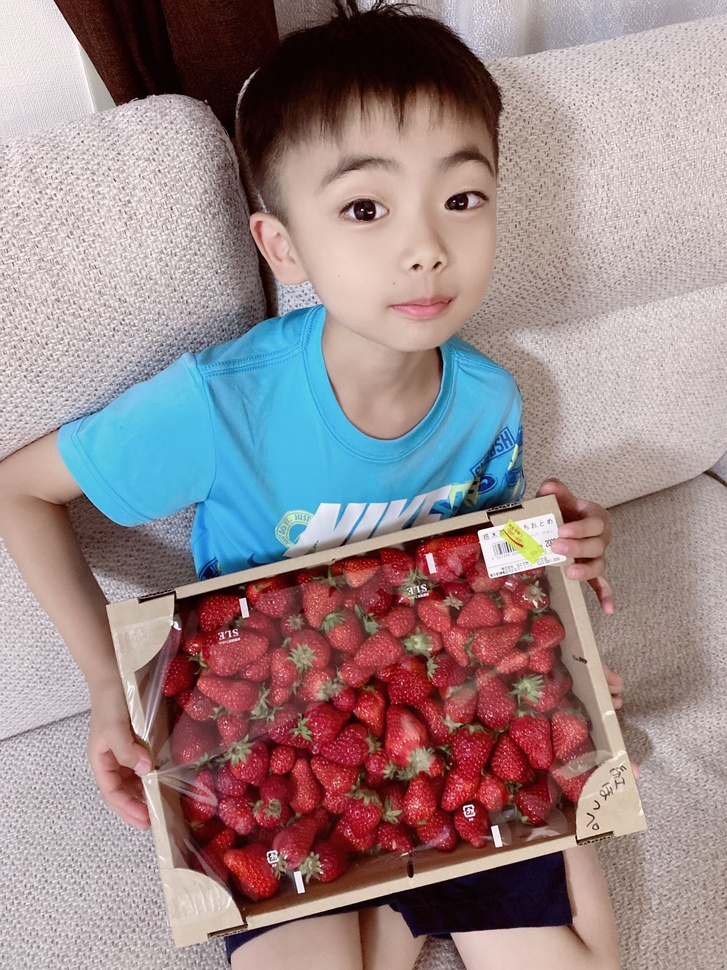
#> input picture data analysis/Machine Leaning/HairColorChange-main/files/1.jpg, 727 x 970 px, shrunk from 1536 x 2048 before the run, found by its file name
$ python run.py
#> lines starting #> are read from the running program, lines starting #| are printed output that depends on the picture; after the words box and inside, x2 and y2 are one past the last pixel; in counts of white or black regions, pixels touching at a corner belong together
import cv2
import numpy as np

def change_hair_color(image_path, new_color):
    # Load the image
    image = cv2.imread(image_path)
#> image is the input picture: shape (970, 727, 3); mean B, G, R 136.3, 134.7, 153

    # Convert the image to HSV color space
    hsv_image = cv2.cvtColor(image, cv2.COLOR_BGR2HSV)
#> hsv_image: shape (970, 727, 3); mean H, S, V 61.5, 85.2, 166.7

    # Define the range of colors for hair
    lower_hair_color = np.array([0, 20, 20])
    upper_hair_color = np.array([20, 255, 255])

    # Mask the hair color
    hair_mask = cv2.inRange(hsv_image, lower_hair_color, upper_hair_color)
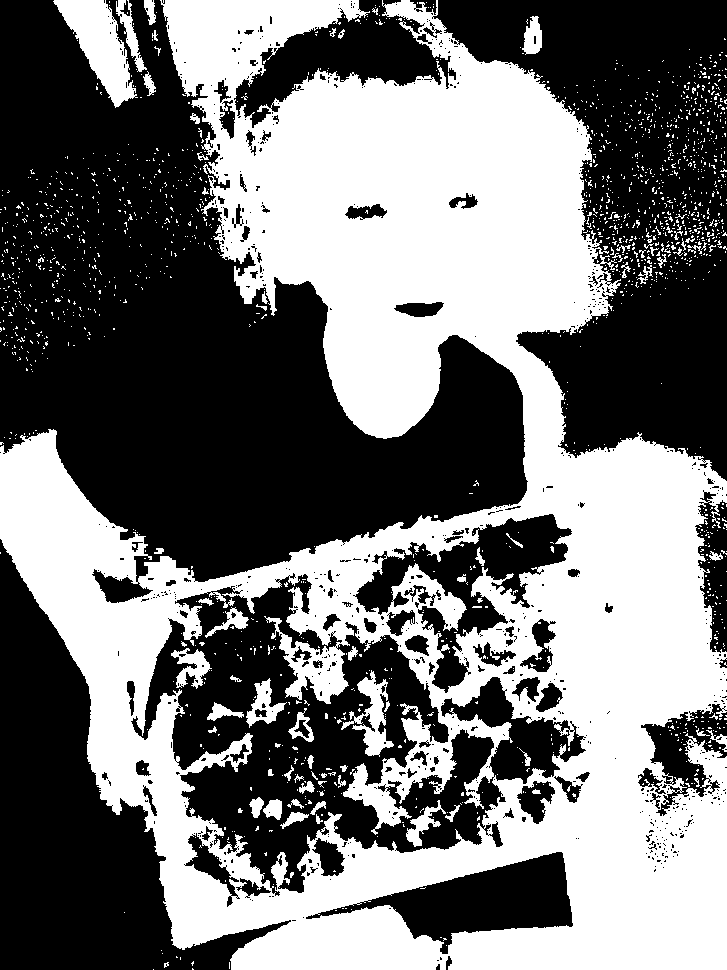
#> hair_mask: shape (970, 727); 45.6% white; 1747 white regions (1677 under 20 px), largest, box (x1, y1, x2, y2) and area: (0, 0, 727, 970) 302336, (53, 0, 138, 108) 4058, (341, 670, 394, 757) 1587

    # Generate a binary mask for hair
    hair_mask = cv2.merge([hair_mask, hair_mask, hair_mask])

    # Replace the hair color with the new color
    new_hair_color = np.array(new_color, dtype=np.uint8)
    new_hair = cv2.bitwise_and(hair_mask, new_hair_color)
#> new_hair: shape (970, 727, 3); every value is 0

    # Replace the original hair with the new hair color
    output = cv2.addWeighted(image, 1.0, new_hair, 1.0, 0.0)

    # Display the output image
    cv2.imshow('Hair Color Change', output)
    cv2.waitKey(0)
    cv2.destroyAllWindows()

# Specify the image file path and the new hair color (B, G, R)
image_path = '/Users/andygu/Desktop/preply_umair/HairColorChange-main/files/1.jpg'
new_color = [0, 0, 0]  # Green color

change_hair_color(image_path, new_color)

$ run again, with data analysis/Machine Leaning/HairColorChange-main/files/2.JPG copied over data analysis/Machine Leaning/HairColorChange-main/files/1.jpg
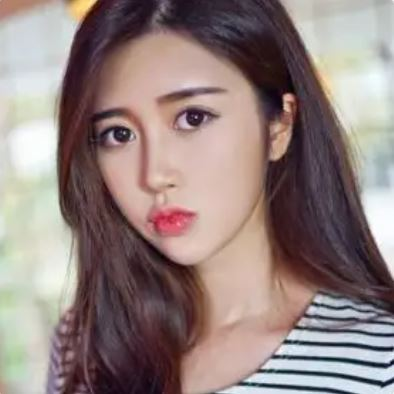
#> input picture data analysis/Machine Leaning/HairColorChange-main/files/2.JPG, 394 x 394 px, found by its file name
#> in change_hair_color, image is the input picture: shape (394, 394, 3); mean B, G, R 127.5, 130.4, 147.3
#> hsv_image: shape (394, 394, 3); mean H, S, V 77.8, 60.3, 150.4
#> in change_hair_color, `hair_mask = cv2.inRange(hsv_image, lower_hair_color, upper_hair_color)`:
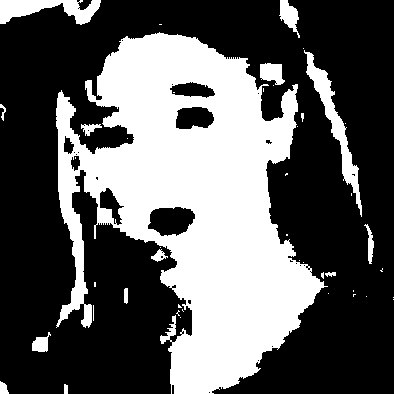
#> hair_mask: shape (394, 394); 36.5% white; 44 white regions (29 under 20 px), largest, box (x1, y1, x2, y2) and area: (56, 32, 328, 394) 51646, (304, 50, 362, 217) 1736, (0, 0, 101, 25) 1405
#> new_hair: shape (394, 394, 3); every value is 0

$ run again, with data analysis/Machine Leaning/HairColorChange-main/files/3.JPG copied over data analysis/Machine Leaning/HairColorChange-main/files/1.jpg
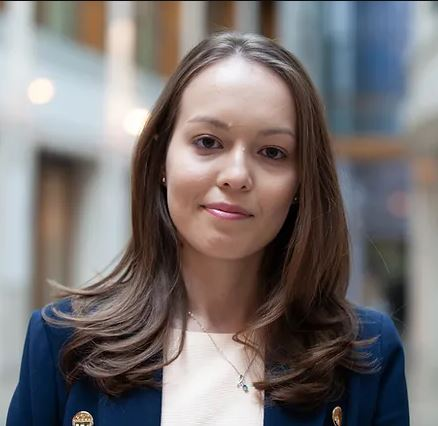
#> input picture data analysis/Machine Leaning/HairColorChange-main/files/3.JPG, 438 x 426 px, found by its file name
#> in change_hair_color, image is the input picture: shape (426, 438, 3); mean B, G, R 113.8, 114.2, 120.2
#> hsv_image: shape (426, 438, 3); mean H, S, V 52, 73.7, 129.9
#> in change_hair_color, `hair_mask = cv2.inRange(hsv_image, lower_hair_color, upper_hair_color)`:
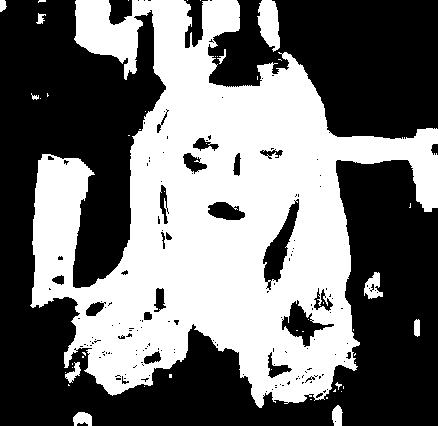
#> hair_mask: shape (426, 438); 44.6% white; 49 white regions (37 under 20 px), largest, box (x1, y1, x2, y2) and area: (30, 0, 438, 408) 81190, (257, 0, 280, 52) 830, (364, 272, 383, 299) 299
#> new_hair: shape (426, 438, 3); every value is 0

$ run again, with data analysis/Machine Leaning/HairColorChange-main/files/4.jpg copied over data analysis/Machine Leaning/HairColorChange-main/files/1.jpg
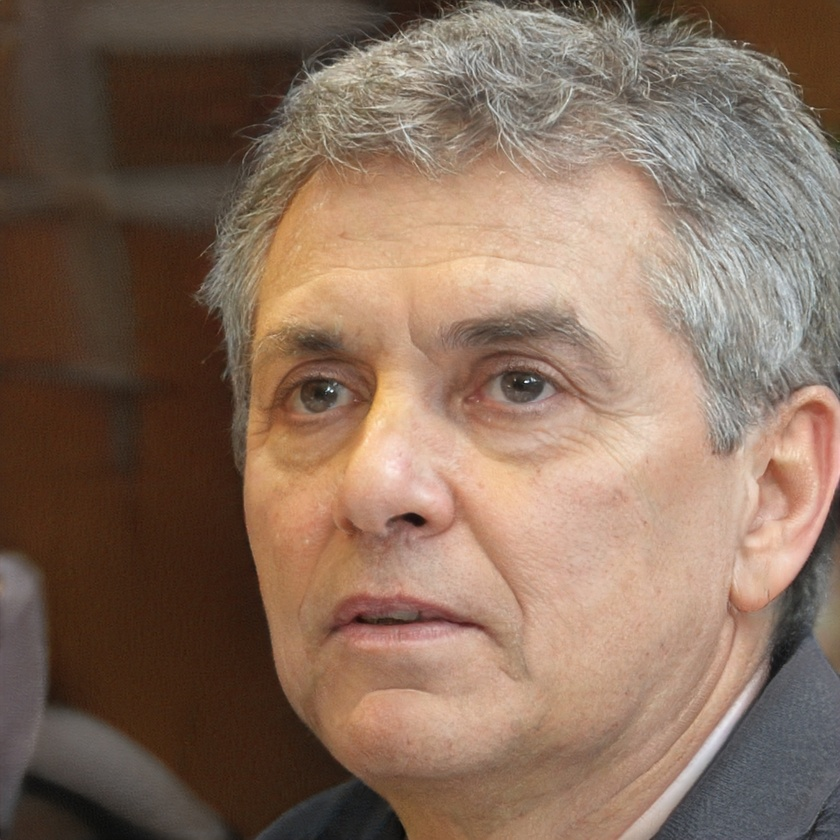
#> input picture data analysis/Machine Leaning/HairColorChange-main/files/4.jpg, 840 x 840 px, shrunk from 1024 x 1024 before the run, found by its file name
#> in change_hair_color, image is the input picture: shape (840, 840, 3); mean B, G, R 92.8, 109.7, 134.7
#> hsv_image: shape (840, 840, 3); mean H, S, V 20.1, 89.8, 135.1
#> in change_hair_color, `hair_mask = cv2.inRange(hsv_image, lower_hair_color, upper_hair_color)`:
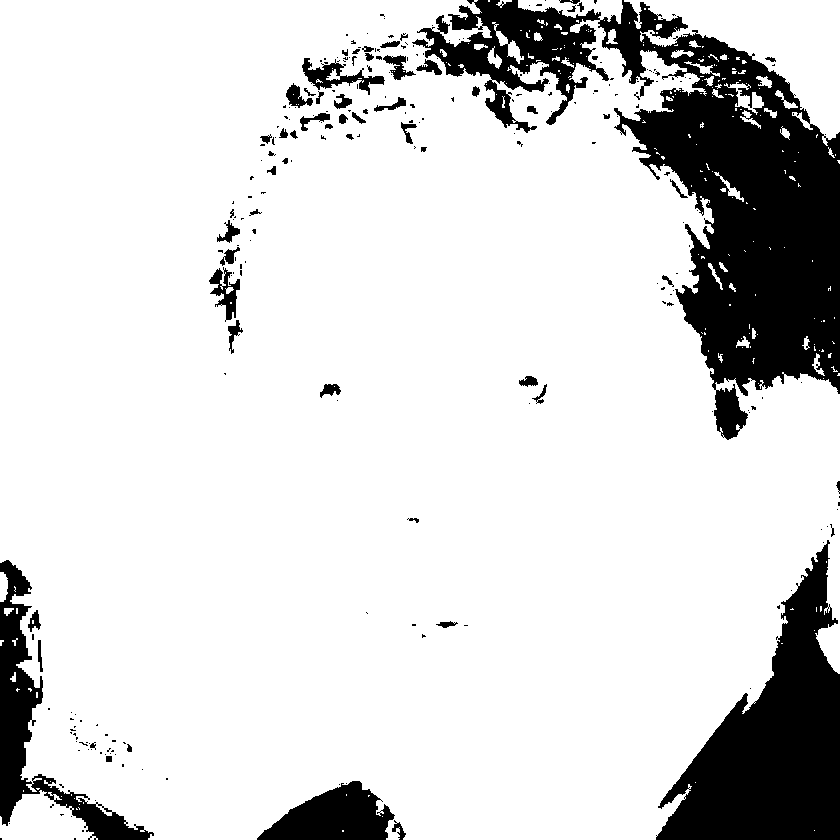
#> hair_mask: shape (840, 840); 84.6% white; 256 black regions (195 under 20 px), largest, box (x1, y1, x2, y2) and area: (412, 0, 840, 440) 60689, (656, 540, 840, 840) 27281, (0, 560, 154, 840) 8649
#> new_hair: shape (840, 840, 3); every value is 0
